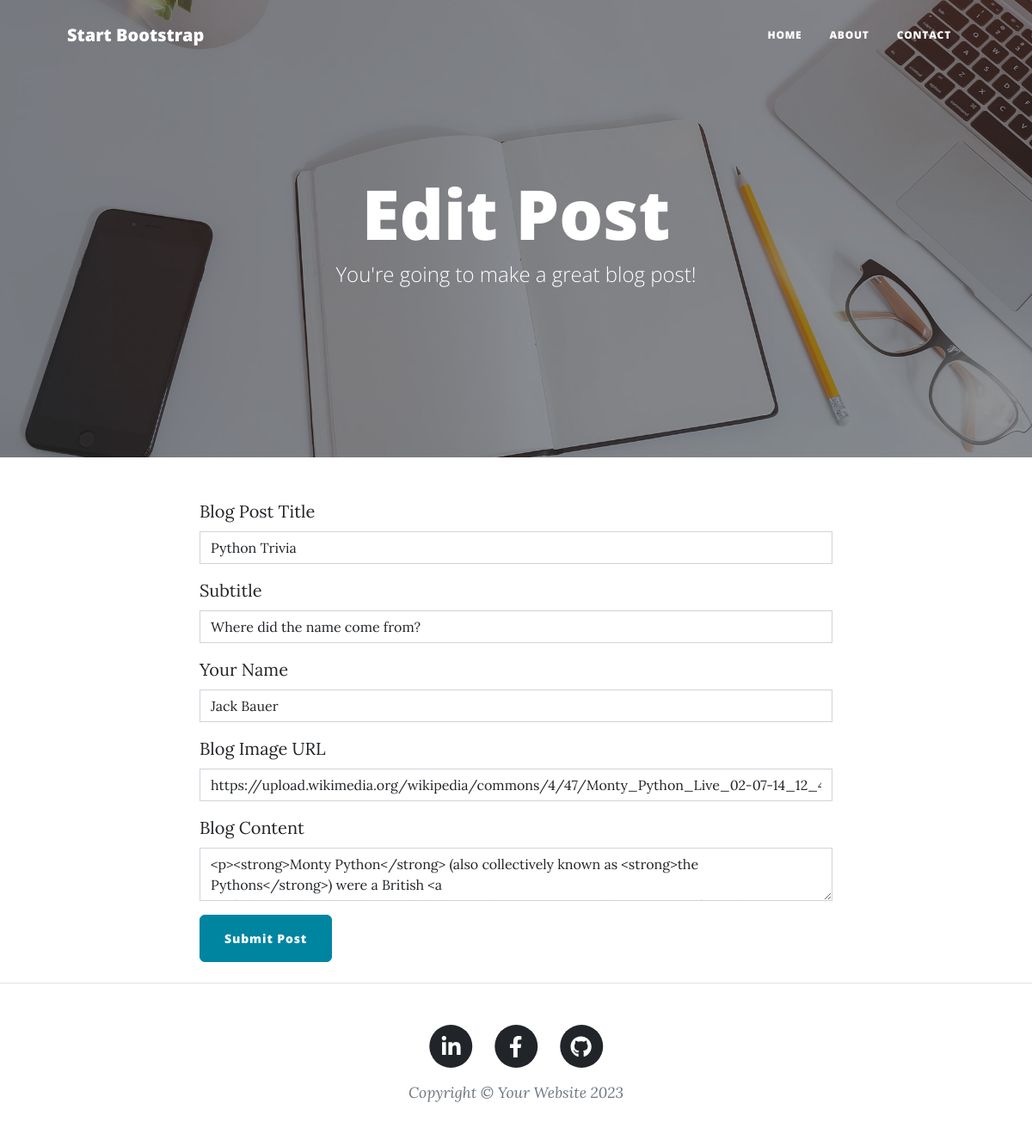
The page /edit-post/3 on the database as committed earlier.
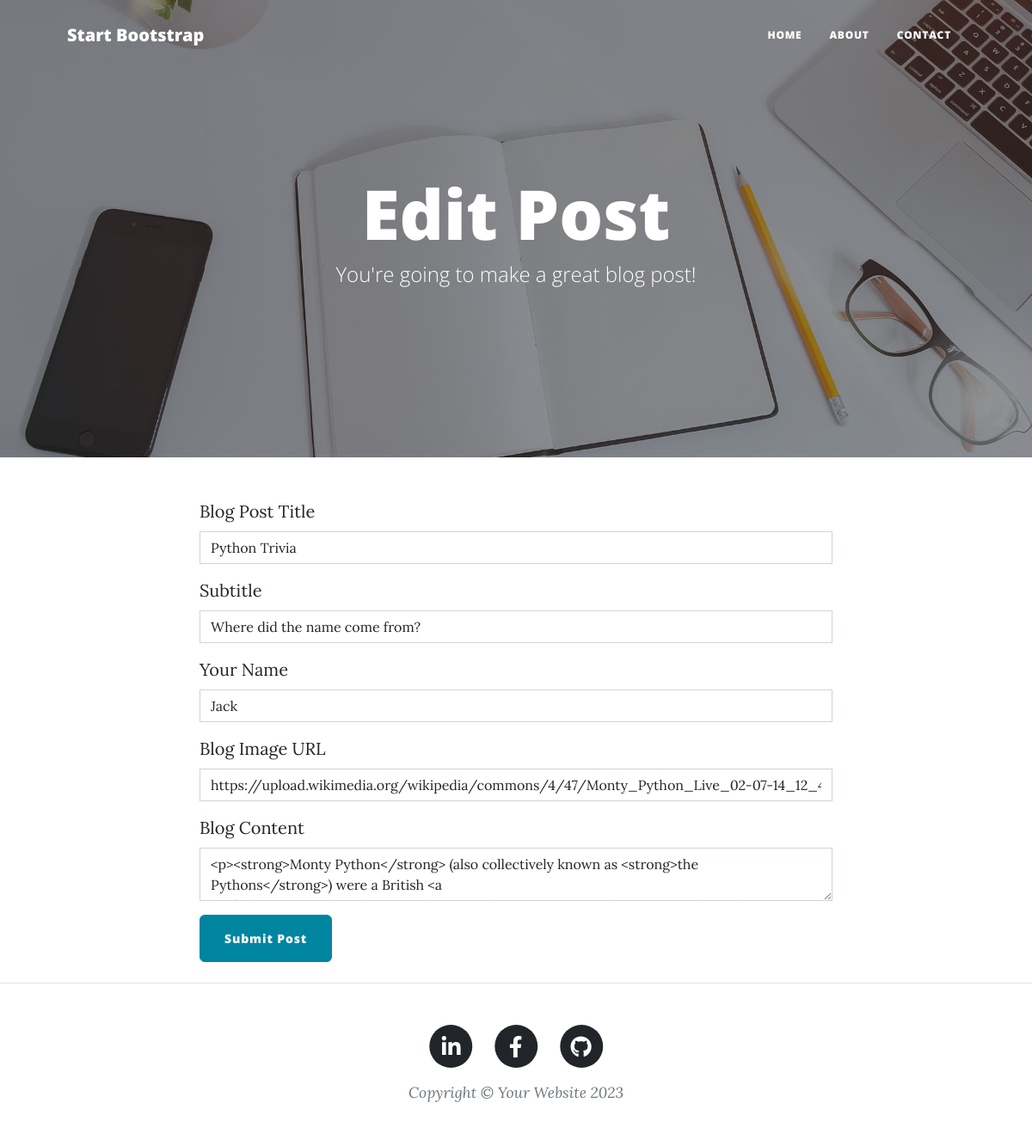
The same page on the database as committed later.
### tables this page shows
CREATE TABLE blog_post (id INTEGER NOT NULL, title VARCHAR (250) NOT NULL, date VARCHAR (250) NOT NULL, body TEXT NOT NULL, author VARCHAR (250) NOT NULL, img_url VARCHAR (250) NOT NULL, subtitle VARCHAR (250) NOT NULL, PRIMARY KEY (id), UNIQUE (title));

### main.py (the view, shortened to what this page needs)
@app.route("/edit-post/<int:post_id>", methods=["GET", "POST"])
def edit_post(post_id):
    form = CreatePostForm()
    with sqlite3.connect(DB_PATH) as conn:
        cursor = conn.cursor()
        post = cursor.execute("SELECT * FROM blog_post WHERE id = ?", (post_id,)).fetchone()
        if post is None:
            return "Post not found", 404
        form.title.data = post[1]
        form.body.data = post[3]
        form.author.data = post[4]
        form.img_url.data = post[5]
        form.subtitle.data = post[6]
    return render_template("make-post.html", form=form, is_edit=True)

### forms.py
class CreatePostForm(FlaskForm):
    title = StringField("Blog Post Title", validators=[DataRequired()])
    subtitle = StringField("Subtitle", validators=[DataRequired()])
    author = StringField("Your Name", validators=[DataRequired()])
    img_url = StringField("Blog Image URL", validators=[DataRequired()])
    body = CKEditorField("Blog Content", validators=[DataRequired()])
    submit = SubmitField("Submit Post")

### templates/make-post.html (shortened to what this page needs)
{% from "bootstrap5/form.html" import render_form %}
{% block content %}
{% include "header.html" %}
<header
  class="masthead"
  style="background-image: url('../static/assets/img/edit-bg.jpg'">
  <div class="container position-relative px-4 px-lg-5">
    <div class="row gx-4 gx-lg-5 justify-content-center">
      <div class="col-md-10 col-lg-8 col-xl-7">
        <div class="page-heading">
          {% if is_edit: %}
          <h1>Edit Post</h1>
          {% else: %}
          <h1>New Post</h1>
          {% endif %}
          <span class="subheading">You're going to make a great blog post!</span>
        </div>
      </div>
    </div>
  </div>
</header>
<main class="mb-4">
  <div class="container">
    <div class="row">
      <div class="col-lg-8 col-md-10 mx-auto">
        {{ render_form(form, novalidate=True, button_map={"submit": "primary"}) }}
      </div>
    </div>
  </div>
</main>
{% include "footer.html" %}
{% endblock %}

Rows that differ between the two databases and show on the page:
changed blog_post "Python Trivia": author "Jack Bauer" → "Jack"
